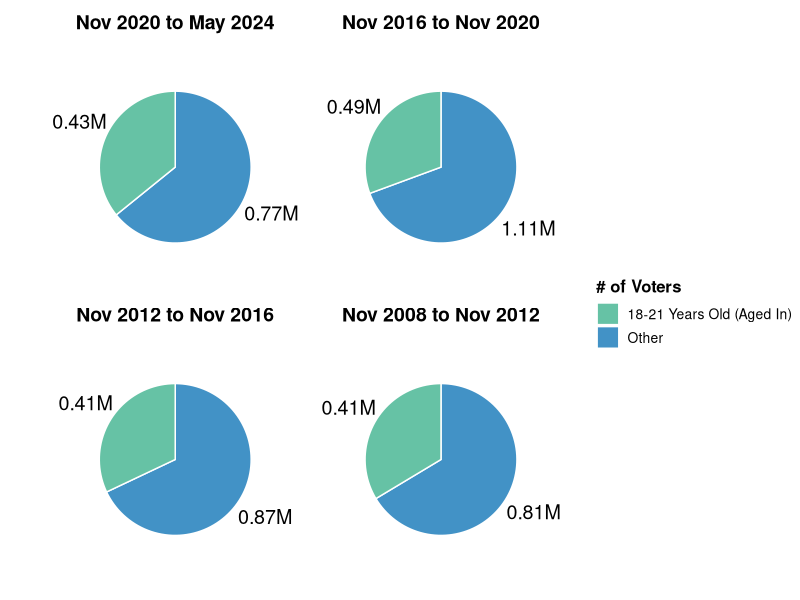

This chart was generated by the following R code:
# Load required libraries
library(ggplot2)
library(dplyr)
library(patchwork)

# Function to create a pie chart
create_pie_chart <- function(value, color_mapping, title) {
  s1 <- "18-21 Years Old (Aged In)"
  s2 <- "Other"
  group1 <- s1
  group2 <- s2
  
  value <- c(value[1],value[2]-value[1])
  
  # Create Data
  data <- data.frame(
    group = c(group1, group2),
    value = value
  )
  
  # Compute the position of labels
  data <- data %>% 
    arrange(desc(group)) %>%
    mutate(prop = value / sum(data$value) * 100) %>%
    mutate(ypos = cumsum(prop) - 0.5 * prop)
  
  
  
  # Create the pie chart
  ggplot(data, aes(x = "", y = prop, fill = group)) +
    geom_bar(stat = "identity", width = 1, color = "white") +
    coord_polar("y", start = 0) +
    theme_void() + 
    theme(
      legend.position = "none",
      plot.title = element_text(hjust = 0.5, size = 14, face = "bold")
    ) +
    geom_text(aes(y = ypos, label = paste0(round(value, 2), "M")), color = "black", size = 5,
              position = position_nudge(x = 0.9)) +
    scale_fill_manual(values = color_mapping, name = "# of Voters") +  # Add legend title
    labs(title = title)
}

# Define colors
green <- "#66c2a5"
blue <- "#4292c6"

# Create each pie chart with the same colors
chart1 <- create_pie_chart(c(0.43, 1.2), c(green, blue), "Nov 2020 to May 2024")
chart2 <- create_pie_chart(c(0.49, 1.60), c(green, blue), "Nov 2016 to Nov 2020")
chart3 <- create_pie_chart(c(0.41, 1.28), c(green, blue), "Nov 2012 to Nov 2016")
chart4 <- create_pie_chart(c(0.41, 1.22), c(green, blue), "Nov 2008 to Nov 2012")

# Combine the charts into a 2x2 grid
combined_chart <- (chart1 + chart2) / (chart3 + chart4) +
  plot_layout(guides = 'collect') &
  theme(
    legend.position = "right",
    legend.box.margin = margin(0, 0, 0, -10),  # Adjust the left margin of the legend
    legend.margin = margin(0, 0, 0, -10),  # Further adjust the legend margin
    legend.text = element_text(size = 10),  # Increase legend text size
    legend.title = element_text(size = 12, face = "bold"),  # Make legend title bold and larger
    legend.key.size = unit(0.6, "cm")  # Increase the size of the color boxes in the legend
  )

# Add a title to the combined chart
final_chart <- combined_chart   

# Display the combined chart
print(final_chart)

# If you want to save the chart, uncomment the following line:
# ggsave("combined_pie_charts_with_legend.png", final_chart, width = 12, height = 10, dpi = 300)